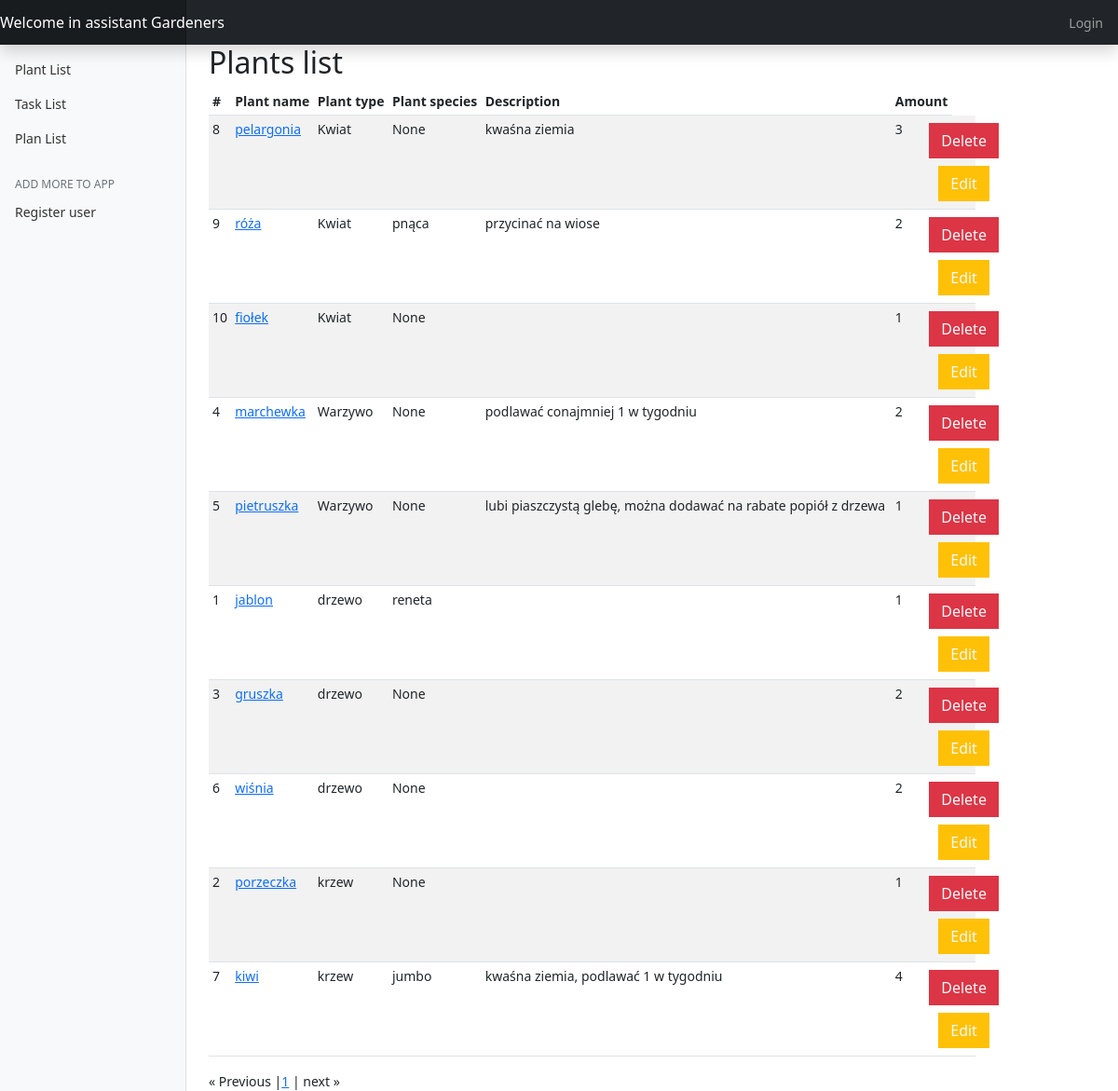
/plant_list, run on the app's committed database.
### garden_app/models.py (models this page shows, shortened)
class Plant(models.Model):
    name = models.CharField(max_length=60)
    species = models.CharField(null=True, blank=True, max_length=60)
    description = models.TextField(blank=True, null=True)
    amount = models.IntegerField(default=1)
    unit = models.ForeignKey(Unit, on_delete=models.CASCADE)
    type = models.ForeignKey(PlantType, on_delete=models.CASCADE)

class PlantType(models.Model):
    name = models.CharField(max_length=60)

### garden_app/views.py (the view)
# urls.py: path("plant_list", views.PlantListView.as_view(), name="plant_list"),
class PlantListView(View):
    def get(self, request):
        wiki_base_url = "https://pl.wikipedia.org/w/index.php"
        plant_list = Plant.objects.all().order_by("type__name")
        paginator = Paginator(plant_list, 10)
        page = request.GET.get('page')
        plants = paginator.get_page(page)
        return render(request, "plant_list.html", {"plants": plants, "wiki_base_url": wiki_base_url})

### templates/plant_list.html (shortened to what this page needs)
{% extends 'base.html' %}
{% load static %}
{% block table %}
    <main role="main" class="col-md-9 ml-sm-auto col-lg-10 px-4">
    <h2>Plants list</h2>
      <div class="table-responsive">
        <table class="table table-striped table-sm">
          <thead>
            <tr>
              <th>#</th>
              <th>Plant name</th>
              <th>Plant type</th>
              <th>Plant species</th>
              <th>Description</th>
              <th>Amount</th>
            </tr>
          </thead>
          <tbody>
          {% for plant in plants %}
            <tr>
              <td>{{ plant.id }}</td>
                <td><a href="{{ wiki_base_url }}?search={{ plant.name }}">{{ plant.name }}</a></td>
                <td>{{ plant.type.name }}</td>
              <td>{{ plant.species }}</td>
              <td>{{ plant.description }}</td>
              <td>{{ plant.amount }}</td>
              <td class="col-2 d-flex align-items-center justify-content-center flex-wrap">
                    <a href="/plant_list/delete/{{ plant.id }}/
                            "class="btn btn-danger rounded-0 text-light m-1">Delete</a>
                    <a href="/plant_list/update/{{ plant.id }}"
                       class="btn btn-warning rounded-0 text-light m-1">Edit</a>
                </td>
            </tr>
          {% endfor %}
          </tbody>
        </table>
      </div>
  <div class="dashboard-menu">
    <span class="step-links">
        {% if plants.has_previous %}
            <a href="?page=1">&laquo; First page </a>
            <a href="?page={{ plants.previous_page_number }}">&laquo; Previous</a>
            {% elif plants.has_previous == False %}
                        &laquo; Previous
        {% endif %}
        <span class="color-header text-uppercase">
        {% for page in plants.paginator.page_range %}
        |<a href="?page={{ page }}">{{ page }}</a>
        {% endfor %}|
        </span>
        {% if plans.has_next %}
            <a href="?page={{ plants.next_page_number }}">Next &raquo;</a>
        {% elif plants.has_next == False %}
        next &raquo;
        {% endif %}
    </span>
  </div>
</div>
{% endblock %}

### data on the page
Plant: id "8", name "pelargonia", type.name "Kwiat", species "None", description "kwaśna ziemia", amount "3"
Plant: id "9", name "róża", type.name "Kwiat", species "pnąca", description "przycinać na wiose", amount "2"
Plant: id "10", name "fiołek", type.name "Kwiat", species "None", amount "1"
Plant: id "4", name "marchewka", type.name "Warzywo", species "None", description "podlawać conajmniej 1 w tygodniu", amount "2"
Plant: id "5", name "pietruszka", type.name "Warzywo", species "None", description "lubi piaszczystą glebę, można dodawać na rabate popiół z drzewa", amount "1"
Plant: id "1", name "jablon", type.name "drzewo", species "reneta", amount "1"
Plant: id "3", name "gruszka", type.name "drzewo", species "None", amount "2"
Plant: id "6", name "wiśnia", type.name "drzewo", species "None", amount "2"
Plant: id "2", name "porzeczka", type.name "krzew", species "None", amount "1"
Plant: id "7", name "kiwi", type.name "krzew", species "jumbo", description "kwaśna ziemia, podlawać 1 w tygodniu", amount "4"

### other printed values
{{ page }} "1"
